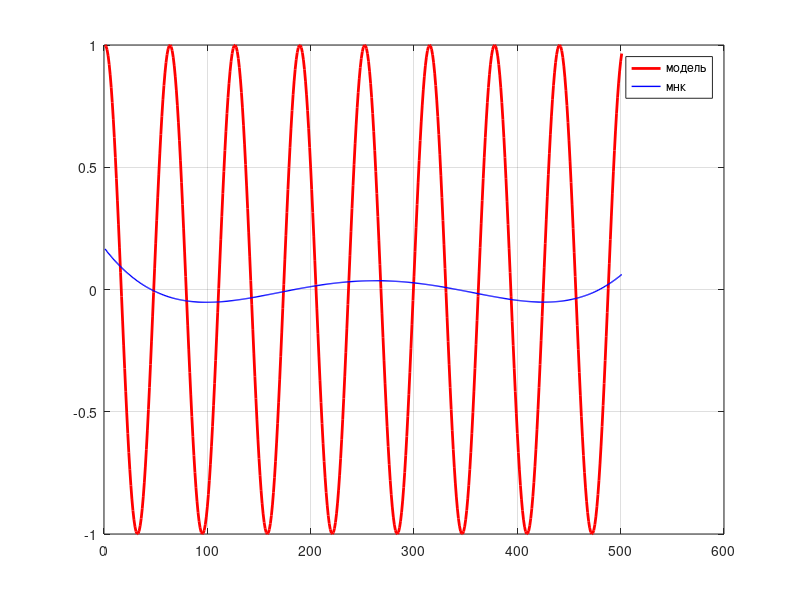

Recreate this plot in MATLAB.
%% линейная регрессия мнк
%% входные параметры
x = 0:500;
y = cos(0.1 * x);
k = 5; 
n = length(x);
%% расчёт линейного мнк
X = zeros(n, k);
for i = 1:k                         % y = b0 + b1 * x + b2 * x^2
    X(:, i) = x.^(i-1); 
end
b = X\y';
y_predict = X * b;


%% визуализация результатов линейного мнк
plot(y, 'LineWidth', 2, 'Color', 'red');
hold on
plot(y_predict, 'LineWidth', 1, 'Color', 'blue')
grid on
hold off
legend('модель', 'мнк')

